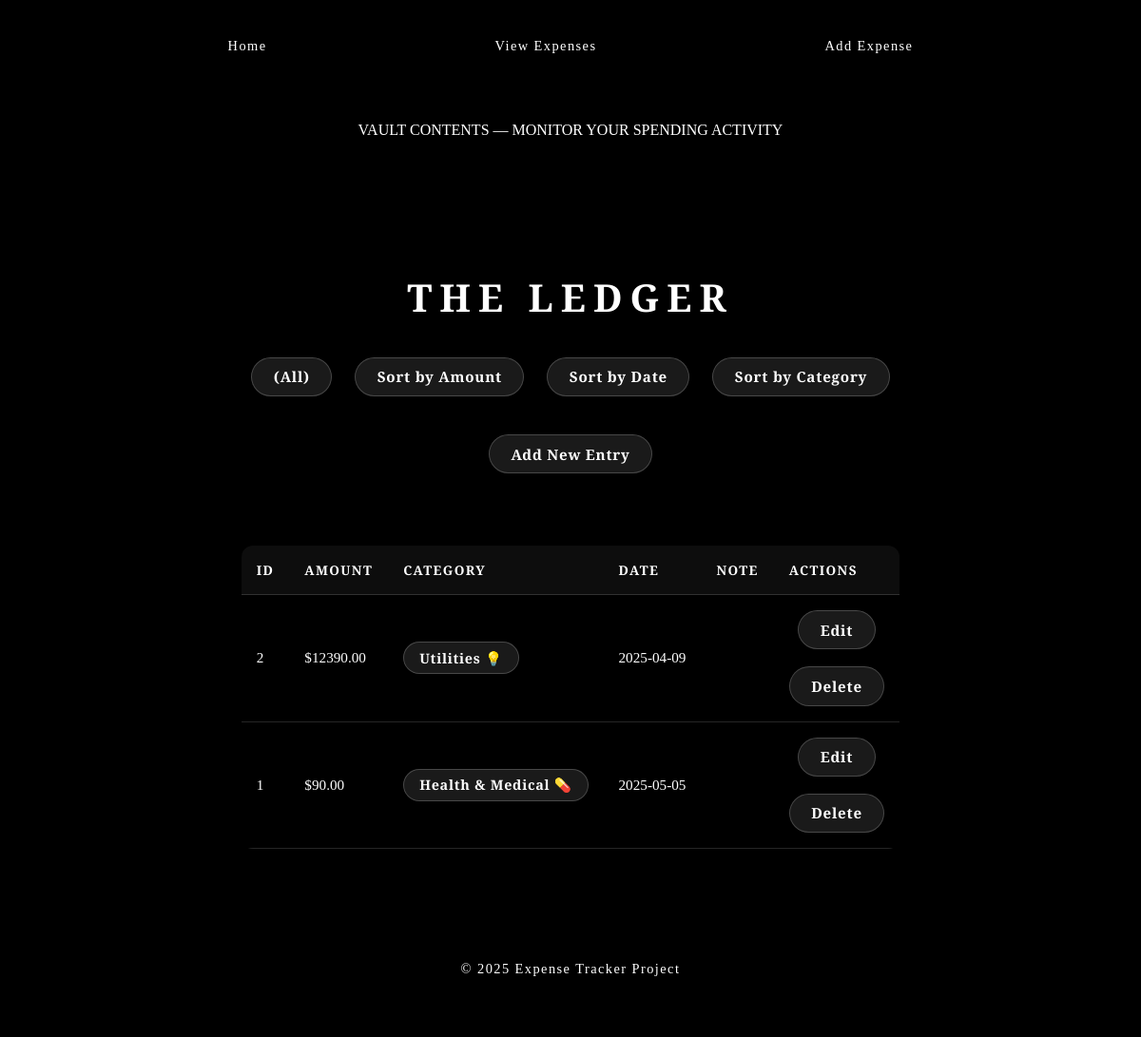
The page /expenses?sort=date on the database its author committed.
### models/expense.py (models this page shows, shortened)
class Expense(db.Model):
    __tablename__ = "expenses"
    id = db.mapped_column(db.Integer, primary_key=True)
    amount = db.mapped_column(db.Float, nullable=False)
    category = db.mapped_column(db.String, nullable=False)
    date = db.mapped_column(DateTime, nullable=False)
    note = db.mapped_column(db.String)
    category_id = db.Column(db.Integer, db.ForeignKey("category.id"), nullable=False)
    category = db.relationship("Category", back_populates="expenses")

### models/category.py (models this page shows, shortened)
class Category(db.Model):
    __tablename__="category"
    id = db.Column(db.Integer, primary_key=True)
    name = db.Column(db.String(50), nullable=False, unique=True)
    expenses = db.relationship("Expense", back_populates="category")

### app.py (the view)
    @app.route("/expenses")
    def list_expenses():
        sort = request.args.get("sort")
        stmt = db.select(Expense)
        if sort =="id":
            stmt= stmt.order_by(Expense.id)
        elif sort == "amount":
            stmt = stmt.order_by(Expense.amount)
        elif sort == "date":
            stmt = stmt.order_by(Expense.date)
        elif sort == "category":
            stmt = (select(Expense).join(Expense.category).order_by(Category.name))
        expenses = db.session.execute(stmt).scalars().all()
        return render_template("expenses.html", expenses=expenses)

### templates/expenses.html (shortened to what this page needs)
{% extends "base.html" %}
{% block content %}
<div class="top-banner" id="banner-text">
  VAULT CONTENTS — MONITOR YOUR SPENDING ACTIVITY
</div>
<div class="back-video-wrapper">
  <video autoplay muted loop class="back-video">
    <source src="{{ url_for('static', filename='e.mp4') }}" type="video/mp4" />
  </video>
</div>
<div class="center">
  <h1 class="c">The Ledger</h1>
  <div class="button-group">
    <a href="{{ url_for('list_expenses') }}" class="filter-btn">(All)</a>
    <a href="{{ url_for('list_expenses', sort='amount') }}" class="filter-btn">Sort by Amount</a>
    <a href="{{ url_for('list_expenses', sort='date') }}" class="filter-btn">Sort by Date</a>
    <a href="{{ url_for('list_expenses', sort='category') }}" class="filter-btn">Sort by Category</a>
  </div>
  <div class="button-group">
    <a href="{{ url_for('add_expense') }}" class="filter-btn">Add New Entry</a>
  </div>
  {% if expenses %}
    <table>
      <thead>
        <tr>
          <th class="c">ID</th>
          <th class="c">Amount</th>
          <th class="c">Category</th>
          <th class="c">Date</th>
          <th class="c">Note</th>
          <th class="c">Actions</th>
        </tr>
      </thead>
      <tbody>
        {% for expense in expenses %}
        <tr>
          <td>{{ expense.id }}</td>
          <td>${{ '%.2f' | format(expense.amount) }}</td>
          <td>
            <a href="{{ url_for('expenses_by_category', category_id=expense.category.id) }}">
              {{ expense.category.name }}
            </a>
          </td>
          <td>{{ expense.date.strftime('%Y-%m-%d') }}</td>
          <td>{{ expense.note }}</td>
          <td>
            <div class="button">
              <a href="{{ url_for('edit_form', expense_id=expense.id) }}" class="btn">Edit</a>
              <br>
              <a href="{{ url_for('confirm_delete', expense_id=expense.id) }}" class="btn">Delete</a>
            </div>
          </td>
        </tr>
        {% endfor %}
      </tbody>
    </table>
  {% else %}
    <p>No expenses found.</p>
  {% endif %}
</div>
{% endblock %}

### static/style.css (style rules this page uses)
body { margin: 0; font-family: 'Segoe UI', Tahoma, Geneva, Verdana, sans-serif; background-color: #121212; color: #e0e0e0; display: flex; flex-direction: column; min-height: 100vh; }
h1, h2, h3 { color: white; margin-bottom: 1rem; }
.btn { background-color: #c085f6; color: #121212; padding: 0.5rem 1rem; border: none; font-size: 1rem; text-decoration: none; cursor: pointer; transition: background-color 0.3s ease; display: inline-block; }
.filter-btn { background-color: #333; color: #e0e0e0; padding: 0.5rem 1rem; text-decoration: none; font-size: 0.95rem; transition: background-color 0.3s ease; margin: 0.25rem; }
table { width: 100%; border-collapse: collapse; margin-top: 1rem; font-size: 0.95rem; }
th, td { padding: 0.75rem 1rem; text-align: left; border-bottom: 1px solid #444; }
th { background-color: #1f1f1f; color: white; font-weight: 600; }
td a { color: #c085f6; text-decoration: underline; }

### templates/expenses.html (style rules this page uses)
.back-video { position: fixed; top: 0; left: 0; z-index: -1; width: 100%; height: 100%; object-fit: cover; object-position: center; filter: blur(4px); transform: scale(1.05); }
body { margin: 0; padding: 4rem 1rem 2rem; background-color: black; color: white; font-family: 'Playfair Display', serif; text-align: center; }
h1 { letter-spacing: 0.2em; text-transform: uppercase; font-size: 2.5rem; margin-bottom: 2rem; }
.center { display: flex; flex-direction: column; align-items: center; justify-content: center; margin-top: 6rem; padding: 1rem; }
.button-group { display: flex; justify-content: center; flex-wrap: wrap; gap: 1rem; margin-bottom: 2rem; }
.filter-btn, .btn { padding: 0.6rem 1.4rem; background-color: rgba(255, 255, 255, 0.1); color: white; border: 1px solid rgba(255, 255, 255, 0.2); border-radius: 50px; text-decoration: none; font-weight: 600; font-size: 0.95rem; letter-spacing: 0.05em; transition: all 0.25s ease; box-shadow: 0 4px 6px rgba(0, 0, 0, 0.25); backdrop-filter: blur(6px); }
table { width: 100%; max-width: 900px; margin: 2.5rem auto; border-collapse: collapse; background-color: rgba(0, 0, 0, 0.3); border-radius: 12px; overflow: hidden; }
td a { padding: 0.4rem 1rem; background-color: rgba(255, 255, 255, 0.1); color: white; border: 1px solid rgba(255, 255, 255, 0.2); border-radius: 50px; text-decoration: none; font-weight: 600; font-size: 0.9rem; letter-spacing: 0.05em; transition: all 0.25s ease; box-shadow: 0 4px 6px rgba(0, 0, 0, 0.25); backdrop-filter: blur(6px); display: inline-block; }
th, td { padding: 1rem; border-bottom: 1px solid rgba(255, 255, 255, 0.15); }
th { text-transform: uppercase; font-size: 0.85rem; letter-spacing: 0.1em; background-color: rgba(255, 255, 255, 0.05); }
td { font-size: 0.95rem; }
.back-video-wrapper { position: fixed; top: 0; left: 0; width: 100%; height: 100%; overflow: hidden; z-index: -2; }
.button { display: flex; flex-direction: column; align-items: center; }
footer,.c { font-family: 'Playfair Display', serif; color:white; }

### rows shown on the page
Expense: id "2", amount "12390.00", category.name "Utilities 💡", date "2025-04-09"
Expense: id "1", amount "90.00", category.name "Health & Medical 💊", date "2025-05-05"
